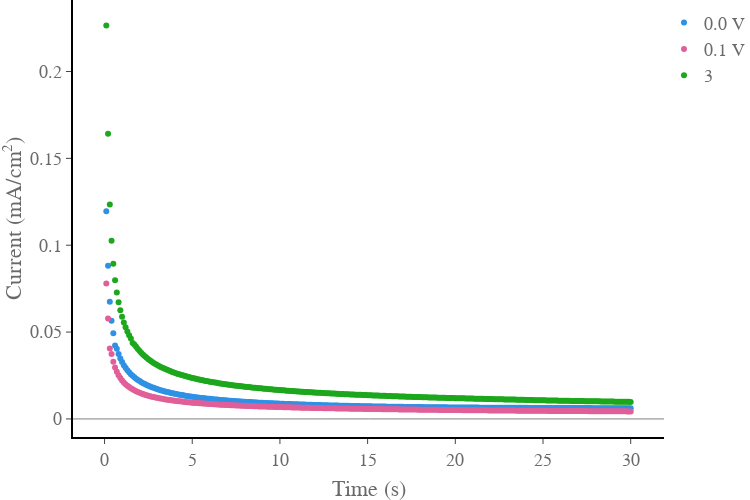
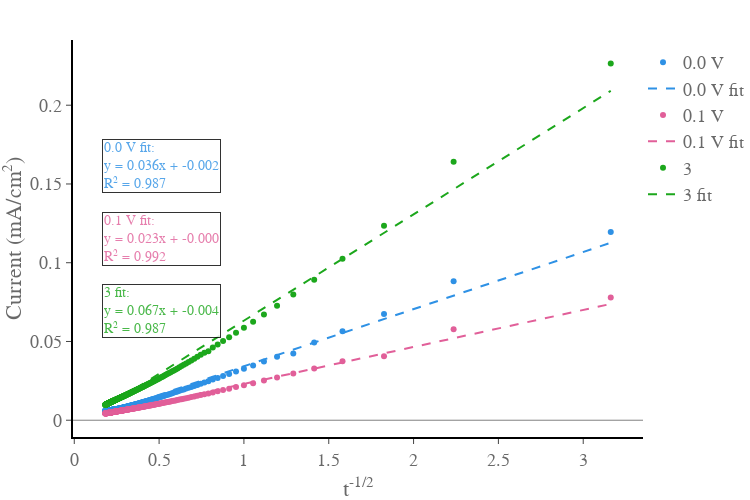

The cell these charts' notebook holds for them, in order:
### Code cell
import plotly.graph_objects as go
import pandas as pd
from pandas import DataFrame as df
import numpy as np
import plotly.express as px
from EC_data_processing_lib import get_header_length, get_decimal_separator
from Data_setup_CHEM import data_set  # choose the correct python file
import os
from galvani import BioLogic
from datetime import datetime

# Base title for file names (do not display on plot)
fig_title = 'Title'
today_str = datetime.today().strftime('%Y-%m-%d')

# Create two figures:
# - Potential Step: current (absolute, normalized) vs time
# - Cottrell: current (absolute, normalized) vs t^(-1/2) with linear regression annotation
fig_step = go.Figure()
fig_cottrell = go.Figure()

colors = px.colors.qualitative.Dark24

# --- Determine Valid Datasets ---
# Build a list of keys for which the file exists and contains a valid current column.
valid_keys = []
for key in data_set:
    file = data_set[key]['data_CA']
    if not os.path.exists(file):
        continue
    # Read the file once (depending on its extension)
    if file.endswith('mpt'):
        headerlength = get_header_length(file)
        try:
            data_temp = pd.read_csv(
                file,
                encoding='ansi',
                sep="\t",
                decimal=get_decimal_separator(file),
                skiprows=range(headerlength)
            )
        except Exception:
            continue
    else:
        try:
            mpr_file = BioLogic.MPRfile(file)
            data_temp = pd.DataFrame(mpr_file.data)
        except Exception:
            continue
    # Check if a valid current column exists
    if '<I>/mA' in data_temp.columns or 'I/mA' in data_temp.columns:
        valid_keys.append(key)

total_valid = len(valid_keys)
valid_index = 0  # to keep track of annotation position

# --- Process Each Valid Dataset ---
for key in valid_keys:
    file = data_set[key]['data_CA']
    
    # Read data from file
    if file.endswith('mpt'):
        headerlength = get_header_length(file)
        data = pd.read_csv(
            file,
            encoding='ansi',
            sep="\t",
            decimal=get_decimal_separator(file),
            skiprows=range(headerlength)
        )
    else:
        mpr_file = BioLogic.MPRfile(file)
        data = pd.DataFrame(mpr_file.data)
        
    # Automatically select the correct current column
    if '<I>/mA' in data.columns:
        current = data['<I>/mA']
    elif 'I/mA' in data.columns:
        current = data['I/mA']
    else:
        continue  # Skip if neither column is present

    # Use the absolute value of the current and normalize by the sample mass
    current = np.abs(current)
    current_mass = current / data_set[key]['mass']
    
    # Get time data and compute t^(-1/2)
    time = data['time/s']
    time_root = time ** (-0.5)
    
    # --- Potential Step Figure: Current vs Time ---
    fig_step.add_trace(go.Scatter(
        x=time,
        y=current_mass,
        name=data_set[key]['label'],
        mode='markers',
        marker=dict(color=colors[data_set[key]['color_index']])
    ))
    
    # --- Cottrell Figure: Current vs t^(-1/2) ---
    fig_cottrell.add_trace(go.Scatter(
        x=time_root,
        y=current_mass,
        name=data_set[key]['label'],
        mode='markers',
        marker=dict(color=colors[data_set[key]['color_index']])
    ))
    
    # --- Linear Fit for the Cottrell Plot ---
    x_vals = time_root.to_numpy()
    y_vals = current_mass.to_numpy()
    
    # Linear regression: y = slope*x + intercept
    coeffs = np.polyfit(x_vals, y_vals, 1)
    slope, intercept = coeffs
    y_fit = slope * x_vals + intercept
    
    # Sort the data for a smooth fit line
    sort_idx = np.argsort(x_vals)
    x_fit = x_vals[sort_idx]
    y_fit = y_fit[sort_idx]
    
    # Calculate R² (coefficient of determination)
    ss_res = np.sum((y_vals - (slope * x_vals + intercept)) ** 2)
    ss_tot = np.sum((y_vals - np.mean(y_vals)) ** 2)
    r2 = 1 - (ss_res / ss_tot)
    
    # Add the linear fit line to the Cottrell figure
    fig_cottrell.add_trace(go.Scatter(
        x=x_fit,
        y=y_fit,
        mode='lines',
        line=dict(color=colors[data_set[key]['color_index']], dash='dash'),
        name=data_set[key]['label'] + ' fit'
    ))
    
    # --- Add Annotation (with non-overlapping y-position) ---
    # Compute y position: evenly spaced between 0 and 1 in paper coordinates.
    annotation_y = 1 - (valid_index + 1) / (total_valid + 1)
    valid_index += 1
    
    fig_cottrell.add_annotation(
        x=0.05,
        y=annotation_y,
        xref='paper',
        yref='paper',
        text=(f"{data_set[key]['label']} fit:<br>"
              f"y = {slope:.3f}x + {intercept:.3f}<br>"
              f"R² = {r2:.3f}"),
        showarrow=False,
        font=dict(color=colors[data_set[key]['color_index']], size=14),
        align='left',
        bordercolor='black',
        borderwidth=1,
        bgcolor='white',
        opacity=0.8
    )

# --- Update Layout for the Potential Step Figure using autoscaling ---
fig_step.update_xaxes(
    autorange=True,
    nticks=10,
    ticks='outside',
    showgrid=False,
    gridwidth=1,
    gridcolor='grey',
    zeroline=False,
    zerolinecolor='grey',
    zerolinewidth=1,
    showline=True,
    linewidth=2,
    linecolor='black'
)
fig_step.update_yaxes(
    autorange=True,
    nticks=10,
    showgrid=False,
    gridwidth=1,
    gridcolor='grey',
    ticks='outside',
    zeroline=True,
    zerolinecolor='grey',
    zerolinewidth=1,
    showline=True,
    linewidth=2,
    linecolor='black'
)
fig_step.update_layout(
    xaxis_title="Time (s)",
    yaxis_title="Current (mA/cm<sup>2</sup>)",
    font=dict(
        family="Times New Roman, monospace",
        size=18,
        color="dimgrey"
    ),
    title_text="",
    plot_bgcolor="rgba(0, 0, 0, 0)",
    paper_bgcolor="rgba(255, 255, 255, 255)",
    width=750,
    height=500,
    legend=dict(
        yanchor="top",
        y=0.99,
        xanchor="left",
        x=1
    ),
    margin={'t': 0, 'l': 0, 'b': 0, 'r': 0}
)

# --- Update Layout for the Cottrell Figure using autoscaling ---
fig_cottrell.update_xaxes(
    autorange=True,
    nticks=10,
    ticks='outside',
    showgrid=False,
    gridwidth=1,
    gridcolor='grey',
    zeroline=False,
    zerolinecolor='grey',
    zerolinewidth=1,
    showline=True,
    linewidth=2,
    linecolor='black'
)
fig_cottrell.update_yaxes(
    autorange=True,
    nticks=10,
    showgrid=False,
    gridwidth=1,
    gridcolor='grey',
    ticks='outside',
    zeroline=True,
    zerolinecolor='grey',
    zerolinewidth=1,
    showline=True,
    linewidth=2,
    linecolor='black'
)
fig_cottrell.update_layout(
    xaxis_title="t<sup>-1/2</sup>",
    yaxis_title="Current (mA/cm<sup>2</sup>)",
    font=dict(
        family="Times New Roman, monospace",
        size=18,
        color="dimgrey"
    ),
    title_text="",
    plot_bgcolor="rgba(0, 0, 0, 0)",
    paper_bgcolor="rgba(255, 255, 255, 255)",
    width=750,
    height=500,
    legend=dict(
        yanchor="top",
        y=0.99,
        xanchor="left",
        x=1
    ),
    margin={'t': 40, 'l': 0, 'b': 0, 'r': 0}
)

# --- Display the Figures (optional) ---
fig_step.show()
fig_cottrell.show()

# --- Save the Figures ---
# Save the SVG files first (transparent background)
fig_step.write_image(f"{today_str} {fig_title} Step.svg")
fig_cottrell.write_image(f"{today_str} {fig_title} Cottrell.svg")

# Update layout for a white background (for JPEG saving and display)
fig_step.update_layout({
    "plot_bgcolor": "rgba(0, 0, 0, 0)",
    "paper_bgcolor": "rgba(255, 255, 255, 255)"
})
fig_cottrell.update_layout({
    "plot_bgcolor": "rgba(0, 0, 0, 0)",
    "paper_bgcolor": "rgba(255, 255, 255, 255)"
})

fig_step.write_image(f"{today_str} {fig_title} Step.jpeg")
fig_cottrell.write_image(f"{today_str} {fig_title} Cottrell.jpeg")

### Figure 1 — Plotly figure (JSON) as saved in the notebook; plotly's stock layout.template omitted (floating-point values rounded to 4 significant figures; data arrays with more than 128 entries replaced by an {"elided": "..."} marker saying what was removed)
{"data": [{"marker": {"color": "#2E91E5"}, "mode": "markers", "name": "0.0 V", "type": "scatter", "x": {"elided": "300 float values"}, "y": {"elided": "300 float values"}}, {"marker": {"color": "#E15F99"}, "mode": "markers", "name": "0.1 V", "type": "scatter", "x": {"elided": "300 float values"}, "y": {"elided": "300 float values"}}, {"marker": {"color": "#1CA71C"}, "mode": "markers", "name": "3", "type": "scatter", "x": {"elided": "300 float values"}, "y": {"elided": "300 float values"}}], "layout": {"font": {"color": "dimgrey", "family": "Times New Roman, monospace", "size": 18}, "height": 500, "legend": {"x": 1, "xanchor": "left", "y": 0.99, "yanchor": "top"}, "margin": {"b": 0, "l": 0, "r": 0, "t": 0}, "paper_bgcolor": "rgba(255, 255, 255, 255)", "plot_bgcolor": "rgba(0, 0, 0, 0)", "title": {"text": ""}, "width": 750, "xaxis": {"autorange": true, "gridcolor": "grey", "gridwidth": 1, "linecolor": "black", "linewidth": 2, "nticks": 10, "showgrid": false, "showline": true, "ticks": "outside", "title": {"text": "Time (s)"}, "zeroline": false, "zerolinecolor": "grey", "zerolinewidth": 1}, "yaxis": {"autorange": true, "gridcolor": "grey", "gridwidth": 1, "linecolor": "black", "linewidth": 2, "nticks": 10, "showgrid": false, "showline": true, "ticks": "outside", "title": {"text": "Current (mA/cm<sup>2</sup>)"}, "zeroline": true, "zerolinecolor": "grey", "zerolinewidth": 1}}}

### Figure 2 — Plotly figure (JSON) as saved in the notebook; plotly's stock layout.template omitted (floating-point values rounded to 4 significant figures; data arrays with more than 128 entries replaced by an {"elided": "..."} marker saying what was removed)
{"data": [{"marker": {"color": "#2E91E5"}, "mode": "markers", "name": "0.0 V", "type": "scatter", "x": {"elided": "300 float values"}, "y": {"elided": "300 float values"}}, {"line": {"color": "#2E91E5", "dash": "dash"}, "mode": "lines", "name": "0.0 V fit", "type": "scatter", "x": {"elided": "300 float values"}, "y": {"elided": "300 float values"}}, {"marker": {"color": "#E15F99"}, "mode": "markers", "name": "0.1 V", "type": "scatter", "x": {"elided": "300 float values"}, "y": {"elided": "300 float values"}}, {"line": {"color": "#E15F99", "dash": "dash"}, "mode": "lines", "name": "0.1 V fit", "type": "scatter", "x": {"elided": "300 float values"}, "y": {"elided": "300 float values"}}, {"marker": {"color": "#1CA71C"}, "mode": "markers", "name": "3", "type": "scatter", "x": {"elided": "300 float values"}, "y": {"elided": "300 float values"}}, {"line": {"color": "#1CA71C", "dash": "dash"}, "mode": "lines", "name": "3 fit", "type": "scatter", "x": {"elided": "300 float values"}, "y": {"elided": "300 float values"}}], "layout": {"annotations": [{"align": "left", "bgcolor": "white", "bordercolor": "black", "borderwidth": 1, "font": {"color": "#2E91E5", "size": 14}, "opacity": 0.8, "showarrow": false, "text": "0.0 V fit:<br>y = 0.036x + -0.002<br>R² = 0.987", "x": 0.05, "xref": "paper", "y": 0.75, "yref": "paper"}, {"align": "left", "bgcolor": "white", "bordercolor": "black", "borderwidth": 1, "font": {"color": "#E15F99", "size": 14}, "opacity": 0.8, "showarrow": false, "text": "0.1 V fit:<br>y = 0.023x + -0.000<br>R² = 0.992", "x": 0.05, "xref": "paper", "y": 0.5, "yref": "paper"}, {"align": "left", "bgcolor": "white", "bordercolor": "black", "borderwidth": 1, "font": {"color": "#1CA71C", "size": 14}, "opacity": 0.8, "showarrow": false, "text": "3 fit:<br>y = 0.067x + -0.004<br>R² = 0.987", "x": 0.05, "xref": "paper", "y": 0.25, "yref": "paper"}], "font": {"color": "dimgrey", "family": "Times New Roman, monospace", "size": 18}, "height": 500, "legend": {"x": 1, "xanchor": "left", "y": 0.99, "yanchor": "top"}, "margin": {"b": 0, "l": 0, "r": 0, "t": 40}, "paper_bgcolor": "rgba(255, 255, 255, 255)", "plot_bgcolor": "rgba(0, 0, 0, 0)", "title": {"text": ""}, "width": 750, "xaxis": {"autorange": true, "gridcolor": "grey", "gridwidth": 1, "linecolor": "black", "linewidth": 2, "nticks": 10, "showgrid": false, "showline": true, "ticks": "outside", "title": {"text": "t<sup>-1/2</sup>"}, "zeroline": false, "zerolinecolor": "grey", "zerolinewidth": 1}, "yaxis": {"autorange": true, "gridcolor": "grey", "gridwidth": 1, "linecolor": "black", "linewidth": 2, "nticks": 10, "showgrid": false, "showline": true, "ticks": "outside", "title": {"text": "Current (mA/cm<sup>2</sup>)"}, "zeroline": true, "zerolinecolor": "grey", "zerolinewidth": 1}}}
